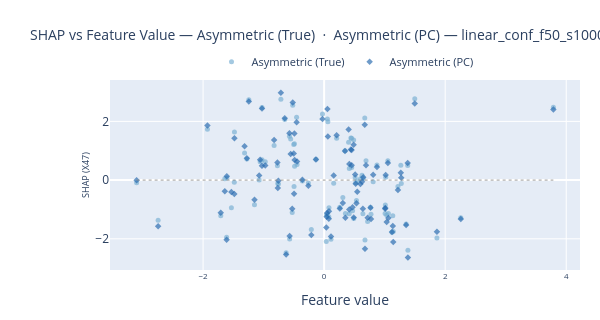
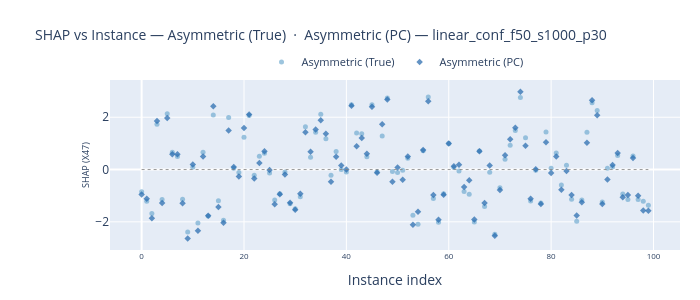
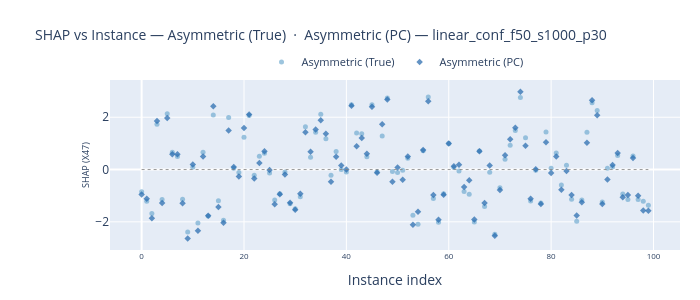

Notebook source saved alongside these figures, in order:
### Code cell
import importlib
import shapley_comparison_plots as scp
importlib.reload(scp)

features_names = ["X47"]
baseline = "Asymmetric (True)"
compared = "Asymmetric (PC)"

# SHAP vs Feature Value
scp.plot_shap_vs_feature(
    shap_data, feature_names, x_test,
    method_1=baseline,
    method_2=compared,
    features=features_names,
    dataset=DATASET,
)

# SHAP vs Instance
scp.plot_shap_vs_instance(
    shap_data, feature_names,
    method_1=baseline,
    method_2=compared,
    features=features_names,
    # instance_idx=instance_idx,   # optional — None = all instances
    dataset=DATASET,
    mode="markers",              # or "lines+markers"
)

### Figure 1 — Plotly figure (JSON) as saved in the notebook; plotly's stock layout.template omitted (floating-point values rounded to 4 significant figures)
{"data": [{"hovertemplate": "<b>X47</b> — Asymmetric (True)<br>feature value = %{x:.4f}<br>SHAP = %{y:.4f}<extra></extra>", "legendgroup": "Asymmetric (True)", "marker": {"color": "#74add1", "line": {"width": 0}, "opacity": 0.65, "size": 5, "symbol": "circle"}, "mode": "markers", "name": "Asymmetric (True)", "showlegend": true, "type": "scatter", "x": [1.011, -1.708, -0.2118, -1.928, 0.3513, -0.4548, 1.053, 1.381, 1.061, 1.384, 0.5126, 0.6746, 0.6918, 1.121, 0.05425, 1.033, -1.611, 0.0613, 0.646, -0.7658, -0.4913, -0.6505, 1.219, 1.267, -1.057, -0.7556, 0.7739, 0.7661, -0.2607, 0.4898, 1.355, 0.4701, -1.482, -0.4879, 0.2066, 0.6712, -0.8267, -0.497, -1.027, -1.073, -3.098, -1.026, -0.553, 0.4877, -0.7721, 3.787, 0.5211, 0.4045, -1.244, -1.484, 1.275, 0.5468, 0.4552, 1.142, 0.03554, -1.276, 1.497, -0.5273, 0.1131, 0.2594, 0.3451, -1.608, 0.8099, -1.151, -1.532, -0.5701, -0.1352, 0.7187, 0.1578, -0.628, 0.5342, 0.4157, -1.314, -0.573, -0.7144, -0.5023, 0.04894, -0.3592, 2.258, 0.442, 0.5998, -0.9726, 0.3089, 0.626, 1.007, 1.863, 0.04136, 0.4537, -0.5189, -0.02689, 0.07717, -1.641, 1.017, -0.4473, 0.07995, 0.6403, 0.8727, 0.4147, 1.134, -2.743], "xaxis": "x", "y": [-0.8488, -1.212, -1.682, 1.734, -1.142, 2.137, 0.6596, 0.4985, -1.136, -2.392, 0.08442, -2.043, 0.6594, -1.779, 2.081, -1.193, -1.944, 1.991, 0.0511, -0.1133, 1.236, 2.065, -0.222, 0.5037, 0.6218, -0.1356, -1.164, -0.9274, -0.0962, -1.305, -1.498, -1.04, 1.636, 0.4699, 1.423, 2.113, 1.178, -0.2224, 0.6919, -0.001071, -0.08998, 2.477, 1.396, 1.366, 0.4895, 2.482, -0.08898, 1.285, 2.737, -0.07137, -0.1167, -0.02776, 0.4284, -1.75, -2.093, 0.7181, 2.773, -1.104, -2.012, -0.9244, 0.9977, 0.0751, -0.05446, -0.8435, -0.9443, -2.006, 0.7102, -1.411, -0.1084, -2.475, -0.6938, 0.3957, 0.9271, 1.498, 2.753, 1.211, -1.2, -0.0285, -1.282, 1.437, 0.04704, 0.6281, -0.5925, 0.1652, -1.137, -1.977, -1.168, 1.426, 2.552, 2.254, -1.245, 0.04777, 0.0953, 0.5348, -0.9388, -1.145, 0.5171, -1.148, -1.212, -1.364], "yaxis": "y"}, {"hovertemplate": "<b>X47</b> — Asymmetric (PC)<br>feature value = %{x:.4f}<br>SHAP = %{y:.4f}<extra></extra>", "legendgroup": "Asymmetric (PC)", "marker": {"color": "#2166ac", "line": {"width": 0}, "opacity": 0.65, "size": 5, "symbol": "diamond"}, "mode": "markers", "name": "Asymmetric (PC)", "showlegend": true, "type": "scatter", "x": [1.011, -1.708, -0.2118, -1.928, 0.3513, -0.4548, 1.053, 1.381, 1.061, 1.384, 0.5126, 0.6746, 0.6918, 1.121, 0.05425, 1.033, -1.611, 0.0613, 0.646, -0.7658, -0.4913, -0.6505, 1.219, 1.267, -1.057, -0.7556, 0.7739, 0.7661, -0.2607, 0.4898, 1.355, 0.4701, -1.482, -0.4879, 0.2066, 0.6712, -0.8267, -0.497, -1.027, -1.073, -3.098, -1.026, -0.553, 0.4877, -0.7721, 3.787, 0.5211, 0.4045, -1.244, -1.484, 1.275, 0.5468, 0.4552, 1.142, 0.03554, -1.276, 1.497, -0.5273, 0.1131, 0.2594, 0.3451, -1.608, 0.8099, -1.151, -1.532, -0.5701, -0.1352, 0.7187, 0.1578, -0.628, 0.5342, 0.4157, -1.314, -0.573, -0.7144, -0.5023, 0.04894, -0.3592, 2.258, 0.442, 0.5998, -0.9726, 0.3089, 0.626, 1.007, 1.863, 0.04136, 0.4537, -0.5189, -0.02689, 0.07717, -1.641, 1.017, -0.4473, 0.07995, 0.6403, 0.8727, 0.4147, 1.134, -2.743], "xaxis": "x", "y": [-0.9503, -1.113, -1.867, 1.857, -1.283, 1.972, 0.5862, 0.5819, -1.287, -2.633, 0.1934, -2.34, 0.5016, -1.769, 2.423, -1.431, -2.032, 1.489, 0.09422, -0.2697, 1.586, 2.11, -0.3415, 0.2481, 0.6972, -0.02193, -1.328, -0.944, -0.189, -1.273, -1.534, -0.9286, 1.428, 0.6844, 1.531, 1.882, 1.366, -0.465, 0.4923, 0.159, -0.002462, 2.44, 0.8913, 1.208, 0.6002, 2.403, -0.125, 1.728, 2.676, -0.4711, 0.08133, -0.393, 0.502, -2.11, -1.613, 0.7477, 2.611, -0.975, -1.923, -0.9638, 0.9942, 0.1285, 0.182, -0.6675, -0.406, -1.908, 0.7023, -1.281, 0.1567, -2.537, -0.7852, 0.5506, 1.157, 1.6, 2.98, 0.9101, -1.119, 0.009083, -1.322, 1.045, -0.134, 0.4957, -0.7772, -0.05804, -0.977, -1.759, -1.249, 1.022, 2.646, 2.077, -1.318, -0.3765, 0.1708, 0.6364, -1.064, -0.9721, 0.4433, -1.005, -1.563, -1.574], "yaxis": "y"}, {"hoverinfo": "skip", "line": {"color": "gray", "dash": "dot", "width": 0.8}, "mode": "lines", "showlegend": false, "type": "scatter", "x": [-3.098, 3.787], "xaxis": "x", "y": [0, 0], "yaxis": "y"}], "layout": {"height": 320, "legend": {"font": {"size": 11}, "orientation": "h", "x": 0.5, "xanchor": "center", "y": 1.02, "yanchor": "bottom"}, "margin": {"b": 50, "l": 110, "r": 20, "t": 80}, "title": {"font": {"size": 14}, "text": "SHAP vs Feature Value — Asymmetric (True)  ·  Asymmetric (PC) — linear_conf_f50_s1000_p30 — 1 features"}, "width": 600, "xaxis": {"anchor": "y", "domain": [0, 1], "tickfont": {"size": 8}, "title": {"text": "Feature value"}}, "yaxis": {"anchor": "x", "domain": [0, 1], "title": {"font": {"size": 9}, "standoff": 4, "text": "SHAP (X47)"}}}}

### Figure 2 — Plotly figure (JSON) as saved in the notebook; plotly's stock layout.template omitted (floating-point values rounded to 4 significant figures)
{"data": [{"hovertemplate": "<b>X47</b> — Asymmetric (True)<br>instance = %{x}<br>SHAP = %{y:.4f}<extra></extra>", "legendgroup": "Asymmetric (True)", "marker": {"color": "#74add1", "line": {"width": 0}, "opacity": 0.7, "size": 5, "symbol": "circle"}, "mode": "markers", "name": "Asymmetric (True)", "showlegend": true, "type": "scatter", "x": [0, 1, 2, 3, 4, 5, 6, 7, 8, 9, 10, 11, 12, 13, 14, 15, 16, 17, 18, 19, 20, 21, 22, 23, 24, 25, 26, 27, 28, 29, 30, 31, 32, 33, 34, 35, 36, 37, 38, 39, 40, 41, 42, 43, 44, 45, 46, 47, 48, 49, 50, 51, 52, 53, 54, 55, 56, 57, 58, 59, 60, 61, 62, 63, 64, 65, 66, 67, 68, 69, 70, 71, 72, 73, 74, 75, 76, 77, 78, 79, 80, 81, 82, 83, 84, 85, 86, 87, 88, 89, 90, 91, 92, 93, 94, 95, 96, 97, 98, 99], "xaxis": "x", "y": [-0.8488, -1.212, -1.682, 1.734, -1.142, 2.137, 0.6596, 0.4985, -1.136, -2.392, 0.08442, -2.043, 0.6594, -1.779, 2.081, -1.193, -1.944, 1.991, 0.0511, -0.1133, 1.236, 2.065, -0.222, 0.5037, 0.6218, -0.1356, -1.164, -0.9274, -0.0962, -1.305, -1.498, -1.04, 1.636, 0.4699, 1.423, 2.113, 1.178, -0.2224, 0.6919, -0.001071, -0.08998, 2.477, 1.396, 1.366, 0.4895, 2.482, -0.08898, 1.285, 2.737, -0.07137, -0.1167, -0.02776, 0.4284, -1.75, -2.093, 0.7181, 2.773, -1.104, -2.012, -0.9244, 0.9977, 0.0751, -0.05446, -0.8435, -0.9443, -2.006, 0.7102, -1.411, -0.1084, -2.475, -0.6938, 0.3957, 0.9271, 1.498, 2.753, 1.211, -1.2, -0.0285, -1.282, 1.437, 0.04704, 0.6281, -0.5925, 0.1652, -1.137, -1.977, -1.168, 1.426, 2.552, 2.254, -1.245, 0.04777, 0.0953, 0.5348, -0.9388, -1.145, 0.5171, -1.148, -1.212, -1.364], "yaxis": "y"}, {"hovertemplate": "<b>X47</b> — Asymmetric (PC)<br>instance = %{x}<br>SHAP = %{y:.4f}<extra></extra>", "legendgroup": "Asymmetric (PC)", "marker": {"color": "#2166ac", "line": {"width": 0}, "opacity": 0.7, "size": 5, "symbol": "diamond"}, "mode": "markers", "name": "Asymmetric (PC)", "showlegend": true, "type": "scatter", "x": [0, 1, 2, 3, 4, 5, 6, 7, 8, 9, 10, 11, 12, 13, 14, 15, 16, 17, 18, 19, 20, 21, 22, 23, 24, 25, 26, 27, 28, 29, 30, 31, 32, 33, 34, 35, 36, 37, 38, 39, 40, 41, 42, 43, 44, 45, 46, 47, 48, 49, 50, 51, 52, 53, 54, 55, 56, 57, 58, 59, 60, 61, 62, 63, 64, 65, 66, 67, 68, 69, 70, 71, 72, 73, 74, 75, 76, 77, 78, 79, 80, 81, 82, 83, 84, 85, 86, 87, 88, 89, 90, 91, 92, 93, 94, 95, 96, 97, 98, 99], "xaxis": "x", "y": [-0.9503, -1.113, -1.867, 1.857, -1.283, 1.972, 0.5862, 0.5819, -1.287, -2.633, 0.1934, -2.34, 0.5016, -1.769, 2.423, -1.431, -2.032, 1.489, 0.09422, -0.2697, 1.586, 2.11, -0.3415, 0.2481, 0.6972, -0.02193, -1.328, -0.944, -0.189, -1.273, -1.534, -0.9286, 1.428, 0.6844, 1.531, 1.882, 1.366, -0.465, 0.4923, 0.159, -0.002462, 2.44, 0.8913, 1.208, 0.6002, 2.403, -0.125, 1.728, 2.676, -0.4711, 0.08133, -0.393, 0.502, -2.11, -1.613, 0.7477, 2.611, -0.975, -1.923, -0.9638, 0.9942, 0.1285, 0.182, -0.6675, -0.406, -1.908, 0.7023, -1.281, 0.1567, -2.537, -0.7852, 0.5506, 1.157, 1.6, 2.98, 0.9101, -1.119, 0.009083, -1.322, 1.045, -0.134, 0.4957, -0.7772, -0.05804, -0.977, -1.759, -1.249, 1.022, 2.646, 2.077, -1.318, -0.3765, 0.1708, 0.6364, -1.064, -0.9721, 0.4433, -1.005, -1.563, -1.574], "yaxis": "y"}, {"hoverinfo": "skip", "line": {"color": "gray", "dash": "dot", "width": 0.8}, "mode": "lines", "showlegend": false, "type": "scatter", "x": [0, 99], "xaxis": "x", "y": [0, 0], "yaxis": "y"}], "layout": {"height": 300, "legend": {"font": {"size": 11}, "orientation": "h", "x": 0.5, "xanchor": "center", "y": 1.02, "yanchor": "bottom"}, "margin": {"b": 50, "l": 110, "r": 20, "t": 80}, "title": {"font": {"size": 14}, "text": "SHAP vs Instance — Asymmetric (True)  ·  Asymmetric (PC) — linear_conf_f50_s1000_p30"}, "width": 700, "xaxis": {"anchor": "y", "domain": [0, 1], "tickfont": {"size": 8}, "title": {"text": "Instance index"}}, "yaxis": {"anchor": "x", "domain": [0, 1], "title": {"font": {"size": 9}, "standoff": 4, "text": "SHAP (X47)"}}}}

### Figure 3 — Plotly figure (JSON) as saved in the notebook; plotly's stock layout.template omitted (floating-point values rounded to 4 significant figures)
{"data": [{"hovertemplate": "<b>X47</b> — Asymmetric (True)<br>instance = %{x}<br>SHAP = %{y:.4f}<extra></extra>", "legendgroup": "Asymmetric (True)", "marker": {"color": "#74add1", "line": {"width": 0}, "opacity": 0.7, "size": 5, "symbol": "circle"}, "mode": "markers", "name": "Asymmetric (True)", "showlegend": true, "type": "scatter", "x": [0, 1, 2, 3, 4, 5, 6, 7, 8, 9, 10, 11, 12, 13, 14, 15, 16, 17, 18, 19, 20, 21, 22, 23, 24, 25, 26, 27, 28, 29, 30, 31, 32, 33, 34, 35, 36, 37, 38, 39, 40, 41, 42, 43, 44, 45, 46, 47, 48, 49, 50, 51, 52, 53, 54, 55, 56, 57, 58, 59, 60, 61, 62, 63, 64, 65, 66, 67, 68, 69, 70, 71, 72, 73, 74, 75, 76, 77, 78, 79, 80, 81, 82, 83, 84, 85, 86, 87, 88, 89, 90, 91, 92, 93, 94, 95, 96, 97, 98, 99], "xaxis": "x", "y": [-0.8488, -1.212, -1.682, 1.734, -1.142, 2.137, 0.6596, 0.4985, -1.136, -2.392, 0.08442, -2.043, 0.6594, -1.779, 2.081, -1.193, -1.944, 1.991, 0.0511, -0.1133, 1.236, 2.065, -0.222, 0.5037, 0.6218, -0.1356, -1.164, -0.9274, -0.0962, -1.305, -1.498, -1.04, 1.636, 0.4699, 1.423, 2.113, 1.178, -0.2224, 0.6919, -0.001071, -0.08998, 2.477, 1.396, 1.366, 0.4895, 2.482, -0.08898, 1.285, 2.737, -0.07137, -0.1167, -0.02776, 0.4284, -1.75, -2.093, 0.7181, 2.773, -1.104, -2.012, -0.9244, 0.9977, 0.0751, -0.05446, -0.8435, -0.9443, -2.006, 0.7102, -1.411, -0.1084, -2.475, -0.6938, 0.3957, 0.9271, 1.498, 2.753, 1.211, -1.2, -0.0285, -1.282, 1.437, 0.04704, 0.6281, -0.5925, 0.1652, -1.137, -1.977, -1.168, 1.426, 2.552, 2.254, -1.245, 0.04777, 0.0953, 0.5348, -0.9388, -1.145, 0.5171, -1.148, -1.212, -1.364], "yaxis": "y"}, {"hovertemplate": "<b>X47</b> — Asymmetric (PC)<br>instance = %{x}<br>SHAP = %{y:.4f}<extra></extra>", "legendgroup": "Asymmetric (PC)", "marker": {"color": "#2166ac", "line": {"width": 0}, "opacity": 0.7, "size": 5, "symbol": "diamond"}, "mode": "markers", "name": "Asymmetric (PC)", "showlegend": true, "type": "scatter", "x": [0, 1, 2, 3, 4, 5, 6, 7, 8, 9, 10, 11, 12, 13, 14, 15, 16, 17, 18, 19, 20, 21, 22, 23, 24, 25, 26, 27, 28, 29, 30, 31, 32, 33, 34, 35, 36, 37, 38, 39, 40, 41, 42, 43, 44, 45, 46, 47, 48, 49, 50, 51, 52, 53, 54, 55, 56, 57, 58, 59, 60, 61, 62, 63, 64, 65, 66, 67, 68, 69, 70, 71, 72, 73, 74, 75, 76, 77, 78, 79, 80, 81, 82, 83, 84, 85, 86, 87, 88, 89, 90, 91, 92, 93, 94, 95, 96, 97, 98, 99], "xaxis": "x", "y": [-0.9503, -1.113, -1.867, 1.857, -1.283, 1.972, 0.5862, 0.5819, -1.287, -2.633, 0.1934, -2.34, 0.5016, -1.769, 2.423, -1.431, -2.032, 1.489, 0.09422, -0.2697, 1.586, 2.11, -0.3415, 0.2481, 0.6972, -0.02193, -1.328, -0.944, -0.189, -1.273, -1.534, -0.9286, 1.428, 0.6844, 1.531, 1.882, 1.366, -0.465, 0.4923, 0.159, -0.002462, 2.44, 0.8913, 1.208, 0.6002, 2.403, -0.125, 1.728, 2.676, -0.4711, 0.08133, -0.393, 0.502, -2.11, -1.613, 0.7477, 2.611, -0.975, -1.923, -0.9638, 0.9942, 0.1285, 0.182, -0.6675, -0.406, -1.908, 0.7023, -1.281, 0.1567, -2.537, -0.7852, 0.5506, 1.157, 1.6, 2.98, 0.9101, -1.119, 0.009083, -1.322, 1.045, -0.134, 0.4957, -0.7772, -0.05804, -0.977, -1.759, -1.249, 1.022, 2.646, 2.077, -1.318, -0.3765, 0.1708, 0.6364, -1.064, -0.9721, 0.4433, -1.005, -1.563, -1.574], "yaxis": "y"}, {"hoverinfo": "skip", "line": {"color": "gray", "dash": "dot", "width": 0.8}, "mode": "lines", "showlegend": false, "type": "scatter", "x": [0, 99], "xaxis": "x", "y": [0, 0], "yaxis": "y"}], "layout": {"height": 300, "legend": {"font": {"size": 11}, "orientation": "h", "x": 0.5, "xanchor": "center", "y": 1.02, "yanchor": "bottom"}, "margin": {"b": 50, "l": 110, "r": 20, "t": 80}, "title": {"font": {"size": 14}, "text": "SHAP vs Instance — Asymmetric (True)  ·  Asymmetric (PC) — linear_conf_f50_s1000_p30"}, "width": 700, "xaxis": {"anchor": "y", "domain": [0, 1], "tickfont": {"size": 8}, "title": {"text": "Instance index"}}, "yaxis": {"anchor": "x", "domain": [0, 1], "title": {"font": {"size": 9}, "standoff": 4, "text": "SHAP (X47)"}}}}
